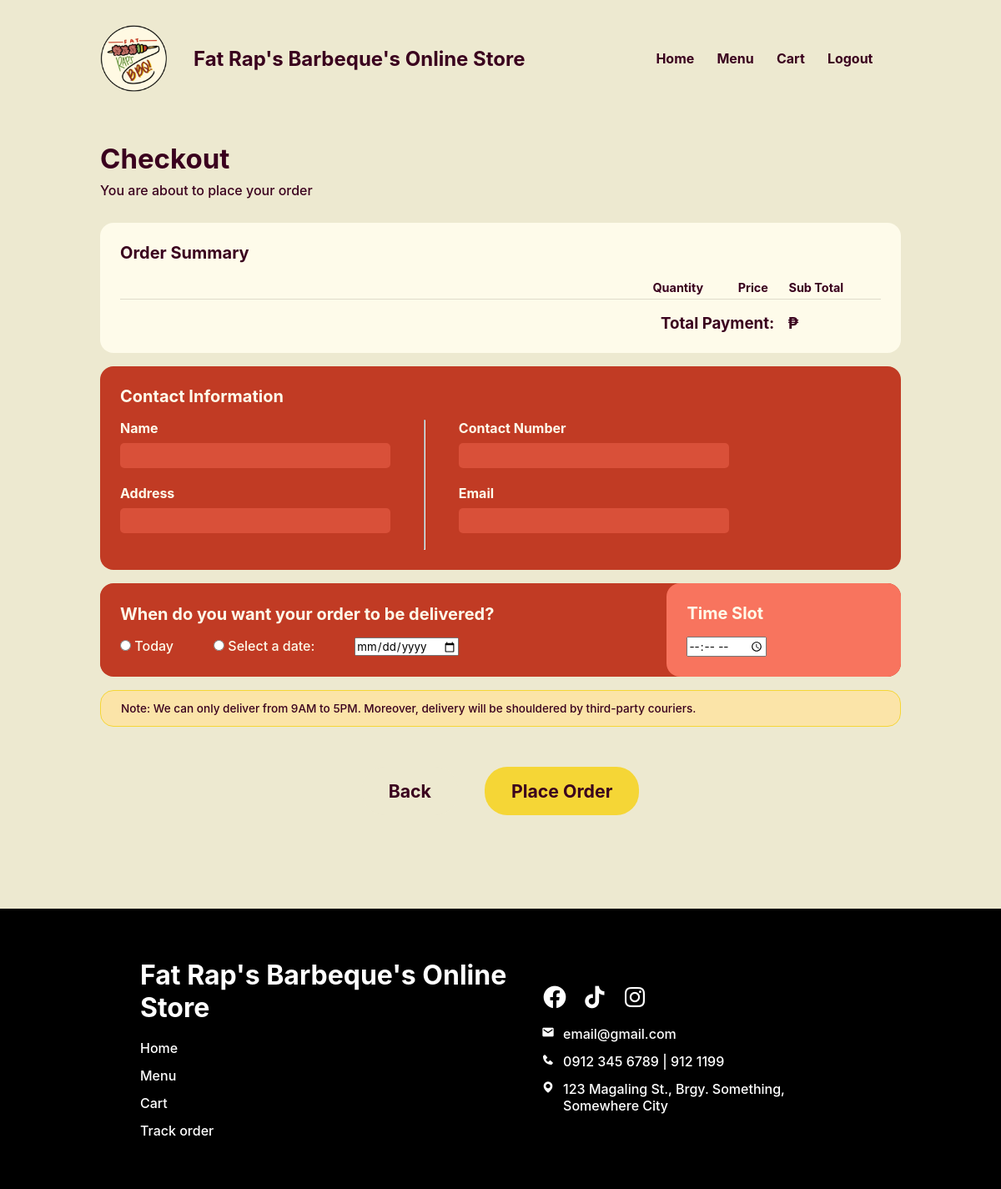
/Website/checkout.php (signed in), run on an earlier commit of the app's database.
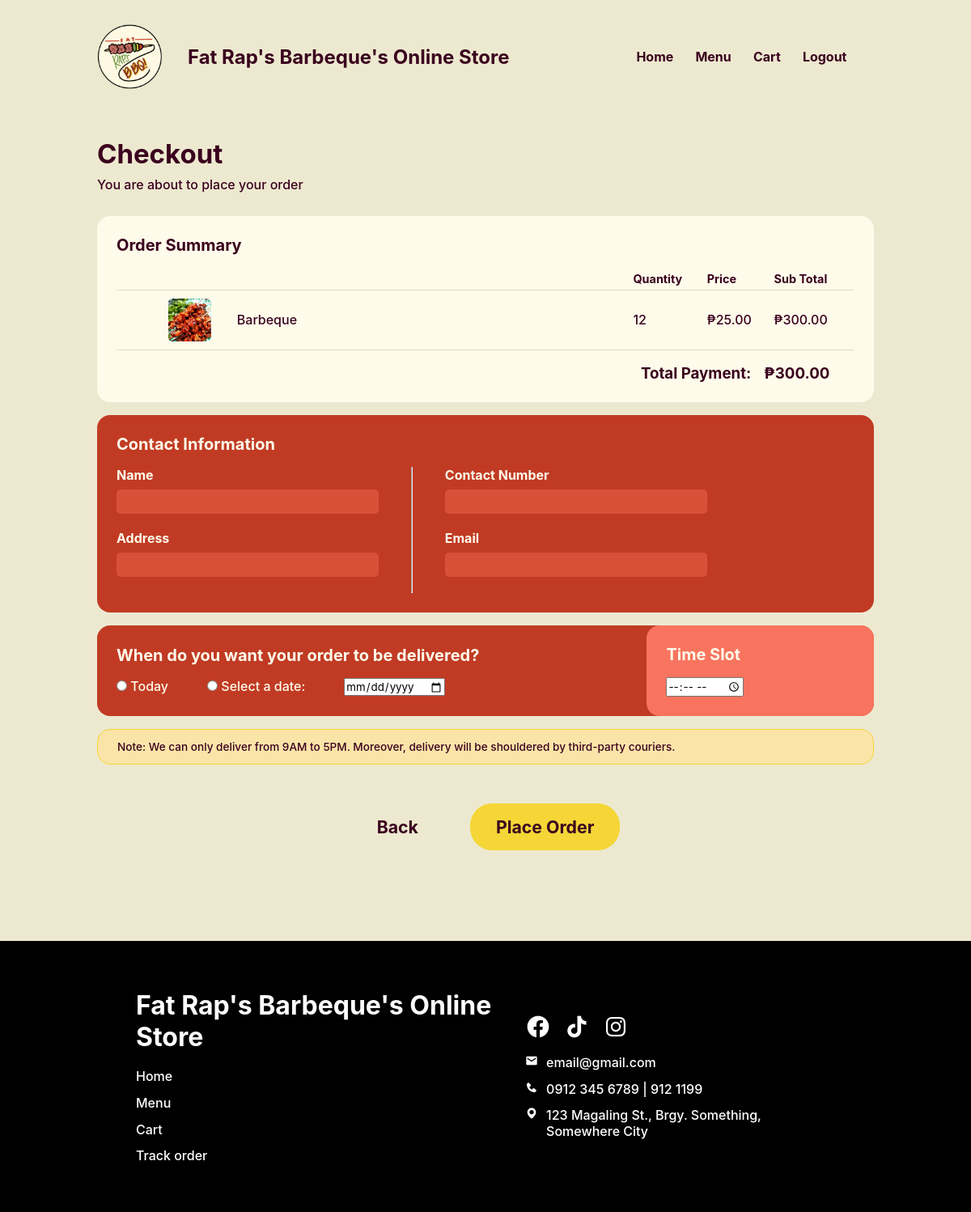
And on a later commit of the database.
### tables this page shows
CREATE TABLE `in_order` (
  `IN_ORDER_ID` int(18) UNSIGNED NOT NULL,
  `FOOD_ID` int(18) NOT NULL,
  `PRSN_ID` int(18) NOT NULL,
  `IN_ORDER_QUANTITY` int(11) NOT NULL,
  `IN_ORDER_TOTAL` decimal(10,2) NOT NULL,
  `IN_ORDER_STATUS` varchar(21) NOT NULL,
  `PLACED_ORDER_ID` int(18) UNSIGNED DEFAULT NULL
);

CREATE TABLE `food` (
  `FOOD_ID` int(18) UNSIGNED NOT NULL,
  `CTGY_ID` int(18) NOT NULL,
  `FOOD_NAME` varchar(20) NOT NULL,
  `FOOD_PRICE` decimal(10,2) NOT NULL,
  `FOOD_DESC` varchar(50) NOT NULL,
  `FOOD_IMG` varchar(255) NOT NULL,
  `FOOD_STOCK` int(20) NOT NULL,
  `FOOD_ACTIVE` varchar(10) NOT NULL
);

### Website/checkout.php (the view, shortened to what the changed rows need)
<?php
@include 'constants.php';
$PRSN_ID = $_SESSION['prsn_id'];
?>
<!DOCTYPE html>
<html lang="en">
<head>
    <link rel="stylesheet" href="header-styles.css">
    <link rel="stylesheet" href="customer-styles.css">
    <link href='https://unpkg.com/boxicons@2.1.4/css/boxicons.min.css' rel='stylesheet'>
</head>
<body>
    <header>
        <div class="header-container">
            <div class="website-title">
                <div class="text">
                    <h1>Fat Rap's Barbeque's Online Store</h1>
                </div>
            </div>
        </div>
    </header>
    <main>
        <form method="POST">
            <section class="section">
                <div class="section-heading">
                    <h2>Checkout</h2>
                </div>
                <section class="section-body">
                    <section class="block">
                        <h3 class="block-heading">Order Summary</h2>
                        <div class="block-body">
                            <div class="table-wrap">
                                <table  class="order">
                                <thead>
                                    <tr>
                                        <th class="header first-col"></th>
                                        <th class="header">Quantity</th>
                                        <th class="header">Price</th>
                                        <th class="header">Sub Total</th>
                                    </tr>
                                </thead>
                                <tbody>
                                <?php
                                    $sql = "SELECT IN_ORDER_ID, FOOD_NAME, FOOD_IMG, FOOD_PRICE, FOOD_STOCK, PRSN_ID, IN_ORDER_QUANTITY, IN_ORDER_TOTAL
                                    FROM food, in_order WHERE food.FOOD_ID = in_order.FOOD_ID AND IN_ORDER_STATUS != 'Delivered' AND PRSN_ID = $PRSN_ID";
                                    $res = mysqli_query($conn, $sql);
                                    $count = mysqli_num_rows($res);
                                    if ($count > 0) {
                                        while ($row = mysqli_fetch_assoc($res)) {
                                            $FOOD_NAME = $row['FOOD_NAME'];
                                            $FOOD_PRICE = $row['FOOD_PRICE'];
                                            $FOOD_IMG = $row['FOOD_IMG'];
                                            $IN_ORDER_QUANTITY = $row['IN_ORDER_QUANTITY'];
                                            $IN_ORDER_TOTAL = $row['IN_ORDER_TOTAL'];
                                    ?>
                                    <tr>
                                        <td data-cell="customer" class="first-col">
                                            <div class="pic-grp">
                                                <img src="<?php echo SITEURL; ?>images/<?php echo $FOOD_IMG; ?>" alt="">
                                                <p><?php echo $FOOD_NAME; ?></p>
                                            </div>
                                        </td>
                                        <td><?php echo $IN_ORDER_QUANTITY?></td>
                                        <td>₱<?php echo $FOOD_PRICE; ?></td>
                                        <td>₱<?php echo $IN_ORDER_TOTAL; ?></td>
                                    </tr>
                                    <?php
                                        }
                                    }
                                    $sql2 = "SELECT SUM(IN_ORDER_TOTAL) AS Total FROM IN_ORDER WHERE PRSN_ID = $PRSN_ID";
                                    $res2 = mysqli_query($conn, $sql2);
                                    $row2 = mysqli_fetch_assoc($res2);
                                    $total = $row2['Total'];
                                    ?>
                                </tbody>
                                </table>
                            </div>
                            <div class="payment">
                                <h3>Total Payment:</h3>
                                <h3>₱<?php echo $total; ?></h3>
                            </div>
                        </div>
                    </section>
                </section>
            </section>
        </form>
    </main>
    <footer>
        <div class="footer-container">
            <div class="left-container">
                <h1>Fat Rap's Barbeque's Online Store</h1>
            </div>
        </div>
    </footer>
</body>
</html>

What changed in the data, as far as the page shows it:
added in_order: FOOD_ID.FOOD_IMG (picture), FOOD_ID.FOOD_NAME "Barbeque", IN_ORDER_QUANTITY "12", FOOD_ID.FOOD_PRICE "25.00", IN_ORDER_TOTAL "300.00"
Also different on the page:
$total: (not shown) → "300.00"
